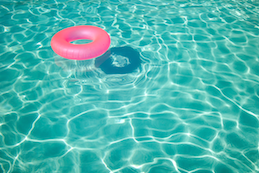
%> input picture data/SeamlessCloning/water/water_front.png, 259 x 173 px
$ octave demo1.m   (GNU Octave 9; MATLAB toolbox functions it lacks are replaced by stand-ins)
%> lines starting %> are read from the running program, lines starting %| are printed output that depends on the picture; in (x1, y1, x2, y2) boxes, pixels count from 0 and x2, y2 are one past the last pixel; in counts of white or black regions, pixels touching at a corner belong together; the program's own positions count from 1
### src/SeamlessClone.m
function outputIm = SeamlessClone(destIm,sourceIm,imMask,offsetY,offsetX)
%SEAMLESSCLONE Blends SOURCEIM into DESTIM using IMMASK
%
%   Parameters
%   DESTIM: background image
%   SOURCEIM: m by n image to blend into DESTIM
%   IMMASK: m by n matrix of logicals to determine which pixels of SOURCEIM
%       to use
%   OFFSETY: offset to use for source image in vertical direction
%   OFFSETX: offset to use for source image in horizontal direction

% get dimensions of source image
[height, width, ~] = size(sourceIm);

% number of valid neighbors
N = imfilter(ones(height,width),[0 1 0; 1 0 1; 0 1 0]);

% get number of pixels to determine and create index matrix
num_pixels = length(find(imMask));
[Y,X] = find(imMask);
indices = zeros(height,width);
count = 1;
for i = 1:num_pixels
   y = Y(i);
   x = X(i);
   indices(y,x) = count;
   count = count + 1;
end

% calculate laplacian at each point in source image
laplacian = [0 -1 0; -1 4 -1; 0 -1 0];
l1 = conv2(double(sourceIm(:,:,1)), laplacian, 'same');
l2 = conv2(double(sourceIm(:,:,2)), laplacian, 'same');
l3 = conv2(double(sourceIm(:,:,3)), laplacian, 'same');

% In each row of the matrix, we will have 5 elements of fewer, so we use a
% sparse matrix to save space
A = spalloc(num_pixels,num_pixels,5*num_pixels);

% 3 because we need one for each channel
b = zeros(num_pixels,3);

% keep track of amount of pixels added so far
count = 0;

%% Constructs the system of linear equations
% iterate over each pixel in the image
for x = 1:width
    for y = 1:height

        % only add points that are in mask
        if imMask(y,x) == 1
            count = count + 1;
            A(count,count) = N(y,x);

            % take care of neighbors
            % top boundary
            if y ~= 1
                if imMask(y-1,x) == 1
                    index = indices(y-1,x);
                    A(count,index) = -1;
                else
                    b(count,1) = b(count,1) + destIm(y-1+offsetY,x+offsetX,1);
                    b(count,2) = b(count,2) + destIm(y-1+offsetY,x+offsetX,2);
                    b(count,3) = b(count,3) + destIm(y-1+offsetY,x+offsetX,3);
                end
            end

            % left boundary
            if x ~= 1
                if imMask(y,x-1) == 1
                    index = indices(y,x-1);
                    A(count,index) = -1;
                else
                    b(count,1) = b(count,1) + destIm(y+offsetY,x-1+offsetX,1);
                    b(count,2) = b(count,2) + destIm(y+offsetY,x-1+offsetX,2);
                    b(count,3) = b(count,3) + destIm(y+offsetY,x-1+offsetX,3);
                end
            end

            % bottom boundary
            if y ~= height
                if imMask(y+1,x) == 1
                    index = indices(y+1,x);
                    A(count,index) = -1;
                else
                    b(count,1) = b(count,1) + destIm(y+1+offsetY,x+offsetX,1);
                    b(count,2) = b(count,2) + destIm(y+1+offsetY,x+offsetX,2);
                    b(count,3) = b(count,3) + destIm(y+1+offsetY,x+offsetX,3);
                end
            end

            % right boundary
            if x ~= 1
                if imMask(y,x+1) == 1
                    index = indices(y,x+1);
                    A(count,index) = -1;
                else
                    b(count,1) = b(count,1) + destIm(y+offsetY,x+1+offsetX,1);
                    b(count,2) = b(count,2) + destIm(y+offsetY,x+1+offsetX,2);
                    b(count,3) = b(count,3) + destIm(y+offsetY,x+1+offsetX,3);
                end
            end

            b(count,1) = b(count,1) + l1(y,x);
            b(count,2) = b(count,2) + l2(y,x);
            b(count,3) = b(count,3) + l3(y,x);
        end
    end
end

%% Determines new points and fills in image.
outputIm = destIm;
for channel = 1:3
    % TODO: use Gauss Seidel instead of mldivide
    points = A\b(:,channel);
    for k = 1:num_pixels
        outputIm(Y(k)+offsetY,X(k)+offsetX,channel) = points(k);
    end
end

end

### src/demo1.m
% George Wu
% Demo 1
% Demonstrates seamless cloning

sourceIm = imread('../data/SeamlessCloning/water/water_front.png');
%> sourceIm is the input picture: size 173x259x3 uint8; mean R, G, B 73.2, 180.4, 175
destIm = imread('../data/SeamlessCloning/water/water_back.jpeg');
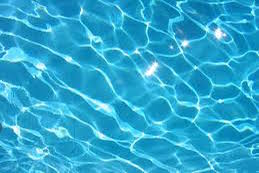
%> input picture data/SeamlessCloning/water/water_back.jpeg, 259 x 173 px
%> destIm is the input picture: size 173x259x3 uint8; mean R, G, B 44.5, 167.1, 206.6
imMask = zeros(size(sourceIm,1),size(sourceIm,2));
y1 = 21;
y2 = 80;
x1 = 44;
x2 = 153;
imMask(y1:y2,x1:x2) = 1;
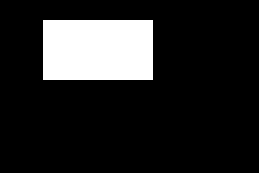
%> imMask: size 173x259 double; values 0 (black) and 1 (white), 14.7% white; 1 white region, box (x1, y1, x2, y2) and area: (43, 20, 153, 80) 6600
offsetY = 0;
offsetX = 0;

pastedIm = destIm;
pastedIm(y1:y2,x1:x2,:) = sourceIm(y1:y2,x1:x2,:);
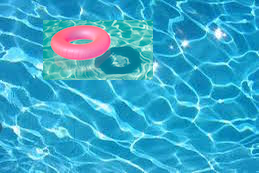
%> pastedIm: size 173x259x3 uint8; 14.73% of pixels changed, all inside (x1, y1, x2, y2) = (43, 20, 153, 80)

clonedIm = SeamlessClone(destIm,sourceIm,imMask,offsetY,offsetX);
%> after the loop in SeamlessClone, `for i = 1:num_pixels`:
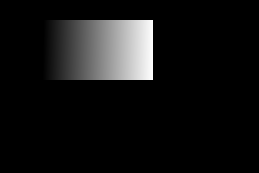
%> indices: size 173x259 double; min 0, max 6600, mean 486.2; drawn with min black and max white
%> in SeamlessClone, `l1 = conv2(double(sourceIm(:,:,1)), laplacian, 'same');`:
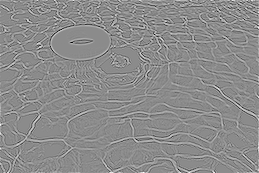
%> l1: size 173x259 double; min -501, max 414, mean 1.1; drawn with min black and max white
%> in SeamlessClone, `l2 = conv2(double(sourceIm(:,:,2)), laplacian, 'same');`:
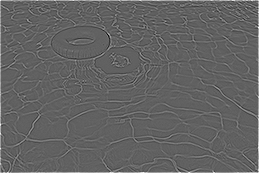
%> l2: size 173x259 double; min -231, max 371, mean 3.2; drawn with min black and max white
%> after the loop in SeamlessClone, `for x = 1:width`: count = 6600; index = 6540
%> after the loop in SeamlessClone, `for channel = 1:3`:
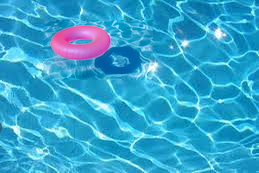
%> outputIm: size 173x259x3 uint8; 14.73% of pixels changed, all inside (x1, y1, x2, y2) = (43, 20, 153, 80)

imshow(pastedIm);
title('Direct pasting');

print -djpeg '../data/SeamlessCloning/water/direct_pasting';

imshow(clonedIm);
title('Poisson Seamless Cloning');

print -djpeg '../data/SeamlessCloning/water/cloned';
